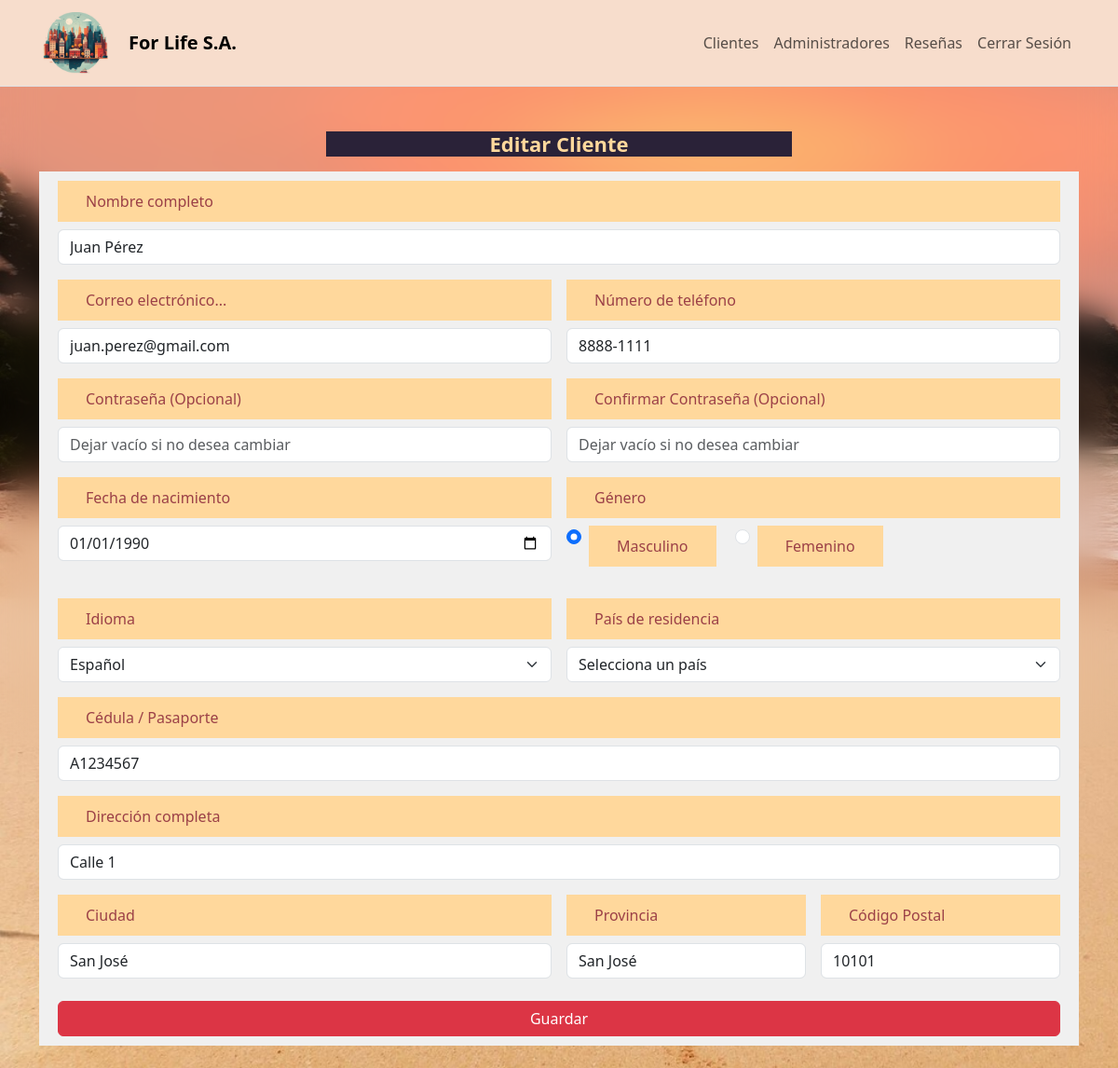
The page /admin/customers/edit.php?id=1 (signed in) on the database its author committed.
### tables this page shows
CREATE TABLE customer (
   id INT UNSIGNED AUTO_INCREMENT PRIMARY KEY,
    full_name VARCHAR(200) NOT NULL,
    email VARCHAR(150) NOT NULL,
    password_hash VARCHAR(255) NOT NULL,
    phone VARCHAR(120) NOT NULL,
    country VARCHAR(120) NOT NULL,
    passport VARCHAR(220) NOT NULL,
    lang VARCHAR(120) NOT NULL,
    genre ENUM('Masculino','Femenino') NOT NULL,
    home_addres VARCHAR(220) NOT NULL,
    city VARCHAR(220) NOT NULL,
    province VARCHAR(230) NOT NULL,
    zip_code VARCHAR(100) NOT NULL,
    birth_date DATE NULL,
    created_at TIMESTAMP DEFAULT CURRENT_TIMESTAMP,
    updated_at TIMESTAMP DEFAULT CURRENT_TIMESTAMP ON UPDATE CURRENT_TIMESTAMP,
    avatar_url VARCHAR(500),
    UNIQUE KEY uq_customer_email (email),
    UNIQUE KEY uq_customer_passport (passport)
  );

### php/helpers/get-country.php (the view, shortened to what this page needs)
<?php
function getCountrySelected($country)
{
    $country = strtoupper(trim((string) $country));
    $options = [];
    $defaultSelected = isset($countries[$country]) ? '' : ' selected';
    $options[] = '<option value="no-seleccionado"' . $defaultSelected . '>Selecciona un país</option>';
    foreach ($countries as $code => $label) {
        $selected = $code === $country ? ' selected' : '';
        $options[] = sprintf('<option value="%s"%s>%s</option>', $code, $selected, $label);
    }
    return implode(PHP_EOL, $options);
}
?>

### admin/customers/edit.php (shortened to what this page needs)
<?php
include '../../php/helpers/get-country.php';
$mysqli = openConnection();
$sqlCustomer = 'SELECT * FROM `customer` WHERE id = ? LIMIT 1';
$customers = $mysqli->prepare($sqlCustomer);
$customers->bind_param("i", $_GET['id']);
$customers->execute();
$resultadocustomers = $customers->get_result();
$customerseleccionado = $resultadocustomers->fetch_assoc();
$generoAdmin = $customerseleccionado['genre'] ?? '';
$idiomaAdmin = $customerseleccionado['lang'] ?? 'es';
$paisAdmin = $customerseleccionado['country'] ?? '';
?>
<!DOCTYPE html>
<html lang="es">
<head>
    <link href="https://cdn.jsdelivr.net/npm/bootstrap@5.3.8/dist/css/bootstrap.min.css" rel="stylesheet" />
    <?php include '../../php/components/admin/styles/admin-common-styles.php'; ?>
</head>
<body>
<?php include '../../php/components/admin/nav-bar-admin.php'; ?>
<div class="container py-4 mt-4">
    <div class="d-flex justify-content-between align-items-center mb-3">
        <h4 class="h4 m-auto titulo px-5">Editar Cliente</h4>
  </div>
    <form id="admin-form" novalidate>
            <div class="row g-3">
            <div class="col-12">
                <label
                    for="fullName"
                    class="form-label d-flex text-start"
                    ><?php echo $lang['nombre_completo']; ?></label
                >
                <input
                    id="fullName"
                    name="fullName"
                    type="text"
                    class="form-control"
                    placeholder="<?php echo $lang['nombre_completo']; ?>"
                    autocomplete="name"
                    value="<?= htmlspecialchars($customerseleccionado['full_name'] ?? '')?>"
                />
            </div>
            <div class="col-12 col-md-6">
                <label for="email" class="form-label d-flex text-start"
                    ><?php echo $lang['correo_electronico_ph']; ?></label
                >
                <input
                    id="email"
                    name="email"
                    type="email"
                    class="form-control"
                    placeholder="<?php echo $lang['correo_electronico_ph']; ?>"
                    autocomplete="email"
                    value="<?= htmlspecialchars($customerseleccionado['email'] ?? '')?>"
                />
            </div>
            <div class="col-12 col-md-6">
                <label for="phone" class="form-label d-flex text-start"
                    ><?php echo $lang['numero_telefono'] ?></label
                >
                <input
                    id="phone"
                    name="phone"
                    type="tel"
                    class="form-control"
                    placeholder="<?php echo $lang['numero_telefono'] ?>"
                    autocomplete="tel"
                    inputmode="tel"
                    value="<?= htmlspecialchars($customerseleccionado['phone'] ?? '')?>"
                />
            </div>
            <div class="col-12 col-md-6">
                <label
                    for="password"
                    class="form-label d-flex text-start"
                    >Contraseña (Opcional)</label
                >
                <input
                    id="password"
                    name="password"
                    type="password"
                    class="form-control"
                    placeholder="Dejar vacío si no desea cambiar"
                    autocomplete="new-password"
                />
            </div>
            <div class="col-12 col-md-6">
                <label
                    for="confirm-password"
                    class="form-label d-flex text-start"
                    >Confirmar Contraseña (Opcional)</label
                >
                <input
                    id="confirm-password"
                    name="confirm-password"
                    type="password"
                    class="form-control"
                    placeholder="Dejar vacío si no desea cambiar"
                />
            </div>
            <div class="col-12 col-md-6 form-group text-start mb-3">
                <label
                    for="birthdate"
                    class="form-label d-flex text-start"
                    >Fecha de nacimiento</label
                >
                <input
                    type="date"
                    class="form-control"
                    id="birthdate"
                    name="birthdate"
                    value="<?= htmlspecialchars($customerseleccionado['birth_date'] ?? '')?>"
                />
            </div>
            <div class="col-12 col-md-6 form-group text-start mb-3">
                <label class="form-label d-block d-flex text-start"
                    >Género</label
                >
                <div class="form-check form-check-inline">
                    <input
                        class="form-check-input genre-radio-button"
                        type="radio"
                        name="genero"
                        id="masculino"
                        value="Masculino"
                        <?= (strtolower($generoAdmin) === 'masculino') ? 'checked' : '' ?>
                    />
                    <label
                        class="form-check-label d-flex text-start"
                        for="masculino"
                        >Masculino</label
                    >
                </div>
                <div class="form-check form-check-inline">
                    <input
                        class="form-check-input genre-radio-button"
                        type="radio"
                        name="genero"
                        id="femenino"
                        value="Femenino"
                        <?= (strtolower($generoAdmin) === 'femenino') ? 'checked' : '' ?>
                    />
                    <label
                        class="form-check-label d-flex text-start"
                        for="femenino"
                        >Femenino</label
                    >
                </div>
            </div>
            <div class="col-12 col-md-6 form-group text-start">
                <label for="idioma" class="form-label d-flex text-start"
                    >Idioma</label
                >
                <select
                    id="idioma"
                    name="idioma"
                    class="form-select"
                    aria-label="Idioma Seleccionado"
                >
                    <option value="es" <?= $idiomaAdmin === 'es' ? 'selected' : '' ?>>Español</option>
                </select>
            </div>
            <div class="col-12 col-md-6 form-group">
                <label for="country" class="form-label"
                    >País de residencia</label
                >
                <select
                    class="form-select"
                    autocomplete="country-name"
                    id="country"
                    name="country"
                    placeholder="<?php echo $lang['pais'] ?>"
                    required
                >
                    <?php
                    echo getCountrySelected($paisAdmin);
                    ?>
                </select>
            </div>
            <div class="col-12 col-md-12 form-group text-start">
                <label
                    for="documento"
                    class="form-label d-flex text-start"
                    >Cédula / Pasaporte</label
                >
                <input
                    id="documento"
                    name="documento"
                    type="text"
                    class="form-control"
                    placeholder="Número de Cédula"
                    maxlength="20"
                    value="<?= htmlspecialchars($customerseleccionado['passport'] ?? '')?>"
                />
            </div>
            <div class="col-12 text-start">
                <label for="direccion" class="form-label"
                    ><?php echo $lang['direccion_completa'] ?></label
                >
                <input
                    id="direccion"
                    name="direccion"
                    type="text"
                    class="form-control"
                    placeholder="<?php echo $lang['direccion_completa'] ?>"
                    autocomplete="street-address"
                    maxlength="200"
                    value="<?= htmlspecialchars($customerseleccionado['home_addres'] ?? '')?>"
                />
            </div>
            <div class="col-12 col-md-6">
                <label for="ciudad" class="form-label d-flex text-start"
                    >Ciudad</label
                >
                <input
                    id="ciudad"
                    name="ciudad"
                    type="text"
                    class="form-control"
                    maxlength="50"
                    value="<?= htmlspecialchars($customerseleccionado['city'] ?? '')?>"
                />
            </div>
            <div class="col-6 col-md-3">
                <label
                    for="provincia"
                    class="form-label d-flex text-start"
                    >Provincia</label
                >
                <input
                    id="provincia"
                    name="provincia"
                    type="text"
                    class="form-control"
                    maxlength="60"
                    value="<?= htmlspecialchars($customerseleccionado['province'] ?? '')?>"
                />
            </div>
            <div class="col-6 col-md-3">
                <label for="zip" class="form-label d-flex text-start"
                    >Código Postal</label
                >
                <input
                    id="zip"
                    name="zip"
                    type="text"
                    class="form-control"
                    autocomplete="postal-code"
                    maxlength="30"
                    value="<?= htmlspecialchars($customerseleccionado['zip_code'] ?? '')?>"
                />
            </div>
            <div class="col-12 d-flex justify-content-end pt-2">
                <button
                    type="submit"
                    class="btn btn-danger w-100 px-4"
                    id="btn-profile"
                >
                    <?php echo $lang['boton_guardar_cambios'] ?>
                </button>
            </div>
            </div>
        </form>
</div>
</body>
</html>

### assets/css/admin/footer.css (style rules this page uses)
.titulo { color: #ffd89c !important; font-size: 22px; font-weight: bold; width: 100%; margin: 0 auto; background: #2a2238 !important; max-width: 500px; text-align: center; }
body { background: url("/for-life/assets/img/costa-rica.jpg") no-repeat; background-size: cover; width: 100%; background-attachment: fixed; backdrop-filter: blur(18px); -webkit-backdrop-filter: blur(18px); height: 100vh; }
form, .table-responsive { background: #f0f0f0; padding: 10px 20px; }
form label { background: #ffd89c !important; color:#9b4047; padding: 10px 30px; max-width: none; text-align: start; width: 100%; }
form { background: #4e89d8; }

### rows shown on the page
customer: fullName "Juan Pérez", email "juan.perez@gmail.com", phone "8888-1111", birthdate "01/01/1990", genre "☑ Masculino", genre "☐ Femenino", idioma "Español", country "Selecciona un país", documento "A1234567", direccion "Calle 1", ciudad "San José", provincia "San José", zip "10101"

### other values the page prints
$lang['nombre_completo'] "Nombre completo"
$lang['correo_electronico_ph'] "Correo electrónico..."
$lang['numero_telefono'] "Número de teléfono"
$lang['direccion_completa'] "Dirección completa"
$lang['boton_guardar_cambios'] "Guardar"
